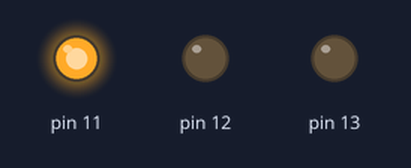
A sketch run on a simulated Arduino Uno, built with avr-gcc and run on an emulated ATmega328P. On the bench: output pins drawn as LEDs (lit = HIGH).

Above: at 3.5 s.
At 8.5 s:
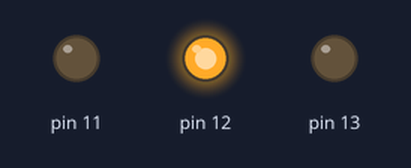
At 12.5 s:
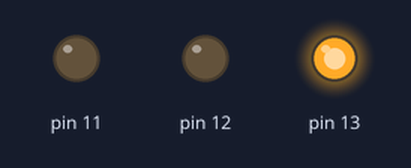
Timing chart, 0 to 19.5 s (numbered marks = the images above):
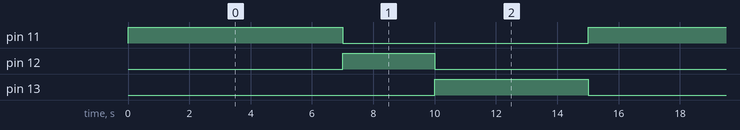

Measured:
- by itself, pin 11: alternates HIGH for 7.0 s and LOW for 8.0 s
- by itself, pin 12: alternates HIGH for 3.0 s and LOW for 12.0 s
- by itself, pin 13: alternates HIGH for 5.0 s and LOW for 10.0 s

The sketch:

semaforo.ino
```cpp
// C++ code
// Gabriel Olavo

void setup()
{
  pinMode(13, OUTPUT);
  pinMode(11, OUTPUT);
  pinMode(12, OUTPUT);
}

void loop()
{
  digitalWrite(13, LOW);
  digitalWrite(11, HIGH);
  delay(7000); // Wait for 7000 millisecond(s)
  digitalWrite(11, LOW);
  digitalWrite(12, HIGH);
  delay(3000); // Wait for 3000 millisecond(s)
  digitalWrite(12, LOW);
  digitalWrite(13, HIGH);
  delay(5000); // Wait for 5000 millisecond(s)
}
```
